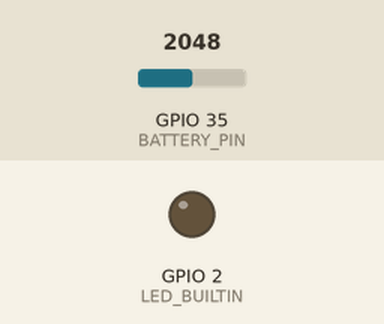
Simulated run of this program. Board: ESP32. Shown: output pins drawn as LEDs (lit = HIGH). The test bench sets the inputs (shaded band); at power-on: GPIO 35 (BATTERY_PIN) = 2048 (analog values on the 0–4095 scale). WiFi joins after 1.5 s; servers stay silent unless stated; uploads are accepted with an empty reply; not simulated (calls return 0 or success): secrets.h; what the program prints to the serial monitor is not drawn.

Above: at 2.7 s.
At 5.45 s:
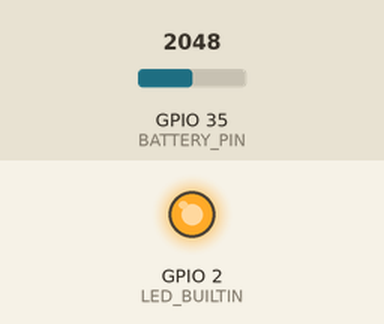
Timing chart, 0 to 6.5 s (numbered marks = the images above):
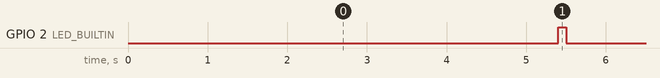

The program:

main.cpp
```cpp
#include <secrets.h>
#include "config.h"
#include <ESPAsyncWebServer.h>
#include "../include/AsyncWebServerHandler.h"
#include "OTASetup.h"
#include "../include/WiFiConnection.h"
#include "../include/LEDFunctions.h"
#include "HomeAssistant.h"

BatteryMonitor battery(BATTERY_PIN);
AsyncWebServerHandler webHandler(HTTP_PORT, &battery);
WiFiConnection wifi(WIFI_SSID, WIFI_PASSWORD);
OTASetup ota(OTA_HOSTNAME, OTA_PASSWORD);

unsigned long previousMillis = 0;
constexpr long interval = 10000;  // 10 seconds

unsigned long previousMillis_http = 0;
constexpr long interval_http = 5000;  // 10 seconds

void setup(){
  Serial.begin(115200);

  pinMode(LED_BUILTIN, OUTPUT);

  wifi.begin();        // Connects to WiFi
  ota.begin();
  webHandler.begin();
}

void loop() {
  wifi.handle();  // reconnect if disconnected
  ota.handle(); // must be called regularly to process OTA events

  const unsigned long currentMillis = millis();

  if (currentMillis - previousMillis_http >= interval_http) {
    previousMillis_http = currentMillis;

    const int percent = battery.getPercentage();
    const float voltage = battery.getVoltage();
    sendBatteryToHA(voltage, percent);

    flashLED(1);
  }
}
```

AsyncWebServerHandler.h
```cpp
#ifndef ASYNC_WEB_SERVER_HANDLER_H
#define ASYNC_WEB_SERVER_HANDLER_H

#include <ESPAsyncWebServer.h>
#include "BatteryMonitor.h"

class AsyncWebServerHandler {
public:
    AsyncWebServerHandler(uint16_t port, BatteryMonitor* batteryMonitor);
    void begin();

private:
    AsyncWebServer server;
    BatteryMonitor* battery;

    static constexpr auto index_html = R"rawliteral(
<!DOCTYPE HTML><html>
<head>
  <title>ESP32 Battery Monitor</title>
  <meta name="viewport" content="width=device-width, initial-scale=1">
  <style>
  body {
    font-family: Arial;
    text-align: center;
    background-color: #121212;
    color: #00FF90;
  }
  h1 {
    margin-top: 40px;
    font-size: 2em;
  }
  .voltage {
    font-size: 2em;
    margin: 10px 0;
  }
  .progress-container {
    width: 80%%;
    background: #333;
    margin: auto;
    border-radius: 10px;
    overflow: hidden;
  }
  .progress-bar {
    height: 30px;
    width: 0%%;
    text-align: center;
    line-height: 30px;
    color: #000;
    transition: width 0.3s, background-color 0.3s;
  }
  </style>
<script>
function fetchVoltage() {
  fetch('/api/battery')
    .then(res => res.json())
    .then(data => {
      const voltage = data.battery_voltage.toFixed(2);
      const percent = data.battery_percent;
      const bar = document.getElementById('percent');

      document.getElementById('voltage').textContent = voltage + ' V';
      bar.textContent = percent + '%%';
      bar.style.width = percent + '%%';

      if (percent >= 60) {
        bar.style.backgroundColor = '#00FF90';
      } else if (percent >= 30) {
        bar.style.backgroundColor = '#FFFF00';
        bar.style.color = '#000000';
      } else {
        bar.style.backgroundColor = '#FF4040';
        bar.style.color = '#FFFFFF';
      }
    });
}
setInterval(fetchVoltage, 5000);
window.onload = fetchVoltage;
</script>
</head>
<body><h1>Battery Monitor</h1>
<div class='voltage'>Voltage: <span id='voltage'>...</span></div>
<div class='progress-container'>
  <div class='progress-bar' id='percent'>...</div>
</div>
<script>
function logoutButton() {
  var xhr = new XMLHttpRequest();
  xhr.open("GET", "/logout", true);
  xhr.send();
  setTimeout(function(){ window.open("/logged-out","_self"); }, 1000);
}
</script>
</body>
</html>
)rawliteral";

    static constexpr auto logout_html = R"rawliteral(
<!DOCTYPE HTML><html>
<head><meta name="viewport" content="width=device-width, initial-scale=1"></head>
<body>
  <p>Logged out or <a href="/">return to homepage</a>.</p>
  <p><strong>Note:</strong> close all web browser tabs to complete the logout process.</p>
</body>
</html>
)rawliteral";
};

#endif
```

BatteryMonitor.h
```cpp
//
// Created by sasch on 01.08.2025.
//

#ifndef BATTERY_MONITOR_H
#define BATTERY_MONITOR_H

#include <Arduino.h>

class BatteryMonitor {
public:
    BatteryMonitor(uint8_t pin);

    float getVoltage() const;             // Get actual battery voltage
    int getPercentage() const;            // Get battery percentage

private:
    uint8_t batteryPin;
    const float maxVoltage = 4.2;   // Full battery voltage
    const float minVoltage = 3.0;   // Empty battery voltage
};

#endif
```

HomeAssistant.h
```cpp
//
// Created by sasch on 29.07.2025.
//

#ifndef HOMEASSISTANT_H
#define HOMEASSISTANT_H
#include <WString.h>

String createSensorPayload(const String& state, const String& unit, const String& name);
bool isHttpOk(int code, const int* validCodes, size_t len);
void sendPercentageToHA(int percent);
void sendVoltageToHA(float voltage);
void sendBatteryToHA(float voltage, int percent);

#endif //HOMEASSISTANT_H
```

LEDFunctions.h
```cpp
//
// Created by sasch on 29.07.2025.
//

#ifndef LEDFUNCTIONS_H
#define LEDFUNCTIONS_H

void flashLED(int times, int delayMs = 100);

#endif //LEDFUNCTIONS_H
```

OTASetup.h
```cpp
//
// Created by sasch on 01.08.2025.
//

#ifndef OTA_SETUP_H
#define OTA_SETUP_H

#include <ArduinoOTA.h>

class OTASetup {
public:
    OTASetup(const char* hostname, const char* password);

    void begin() const;

    static void handle();  // Call this regularly in loop()

private:
    const char* hostname;
    const char* password;
};

#endif // OTA_SETUP_H
```

WiFiConnection.h
```cpp
#ifndef WIFI_CONNECTION_H
#define WIFI_CONNECTION_H

#include <WiFi.h>
#include <IPAddress.h>

class WiFiConnection {
public:
    WiFiConnection(const char* ssid, const char* password);

    void begin() const;    // Start WiFi connection
    void handle();   // Call regularly in loop() to check and reconnect if disconnected

private:
    const char* ssid;
    const char* password;

    const IPAddress localIP   = IPAddress(192, 168, 137, 130);
    const IPAddress gateway   = IPAddress(192, 168, 137, 253);
    const IPAddress subnet    = IPAddress(255, 255, 255, 0);
    const IPAddress primaryDNS   = IPAddress(8, 8, 8, 8);
    const IPAddress secondaryDNS = IPAddress(1, 1, 1, 1);

    unsigned long lastCheck = 0;
    const unsigned long checkInterval = 5000; // check every 5 seconds

    void connectWiFi() const;
};

#endif // WIFI_CONNECTION_H
```

AsyncWebServerHandler.cpp
```cpp
//
// Created by sasch on 01.08.2025.
//
#include "../include/AsyncWebServerHandler.h"
#include "secrets.h"

AsyncWebServerHandler::AsyncWebServerHandler(const uint16_t port, BatteryMonitor* batteryMonitor)
  : server(port), battery(batteryMonitor) {}

void AsyncWebServerHandler::begin() {
    server.on("/", HTTP_GET, [this](AsyncWebServerRequest *request){
        if(!request->authenticate(HTTP_USERNAME, HTTP_PASSWORD))
            return request->requestAuthentication();
        request->send(200, "text/html", index_html);
    });

    server.on("/logout", HTTP_GET, [](AsyncWebServerRequest *request){
        request->send(401);
    });

    server.on("/logged-out", HTTP_GET, [](AsyncWebServerRequest *request){
        request->send(200, "text/html", logout_html);
    });

    server.on("/api/battery", HTTP_GET, [this](AsyncWebServerRequest *request){
        if(!request->authenticate(HTTP_USERNAME, HTTP_PASSWORD))
            return request->requestAuthentication();

        float voltage = battery->getVoltage();
        int percent = battery->getPercentage();
        String json = "{\"battery_voltage\": " + String(voltage, 2) + ", \"battery_percent\": " + String(percent) + "}";
        request->send(200, "application/json", json);
    });

    server.begin();
}
```

BatteryMonitor.cpp
```cpp
//
// Created by sasch on 01.08.2025.
//

#include "../include/BatteryMonitor.h"

BatteryMonitor::BatteryMonitor(uint8_t pin) : batteryPin(pin) {
    analogReadResolution(12); // For ESP32 or boards with >10-bit ADC
}

float BatteryMonitor::getVoltage() const {
    const int raw = analogRead(batteryPin);
    const float voltage = (raw / 4095.0) * 3.3;
    return voltage * 2; // Adjust based on voltage divider (e.g., 100k/100k)
}

int BatteryMonitor::getPercentage() const {
    const float voltage = getVoltage();
    const int percent = (voltage - minVoltage) / (maxVoltage - minVoltage) * 100;
    return constrain(percent, 0, 100);
}
```

HomeAssistant.cpp
```cpp
//
// Created by sasch on 29.07.2025.
//

#include "HomeAssistant.h"

#include <HTTPClient.h>
#include <WString.h>

#include "secrets.h"

auto ha_server = HA_SERVER;
auto ha_token = HA_TOKEN;

int validCodes[] = {200, 201};

String createSensorPayload(const String& state, const String& unit, const String& name) {
    String payload = "{";
    payload += R"("state": ")" + state + "\",";
    payload += "\"attributes\": {";
    payload += R"("unit_of_measurement": ")" + unit + "\",";
    payload += R"("friendly_name": ")" + name + "\"";
    payload += "}}";
    return payload;
}


bool isHttpOk(int code, const int* validCodes, const size_t len) {
  for (size_t i = 0; i < len; ++i) {
    if (code == validCodes[i]) return true;
  }
  return false;
}

void sendPercentageToHA(const int percent) {
  HTTPClient http;

  String url_percentage = String(ha_server) + "/api/states/sensor.esp32_battery";

  String payload_percentage = createSensorPayload(String(percent), "%", "ESP32 Battery Level");

  http.begin(url_percentage);
  http.addHeader("Content-Type", "application/json");
  http.addHeader("Authorization", "Bearer " + String(ha_token));

  int httpResponseCode_percentage = http.POST(payload_percentage);

  if (httpResponseCode_percentage > 0) {
    bool http_ok = isHttpOk(httpResponseCode_percentage, validCodes, sizeof(validCodes)/sizeof(validCodes[0]));

    String response = http.getString();

    Serial.print("http-ok (percentage): ");
    Serial.println(http_ok);
    Serial.println(response);
  } else {
    Serial.printf("Error sending data to HA: %s\n", http.errorToString(httpResponseCode_percentage).c_str());
  }
  http.end();
}

void sendVoltageToHA(const float voltage) {
  HTTPClient http;

  String url_voltage = String(ha_server) + "/api/states/sensor.esp32_battery_voltage";

  String payload_voltage = createSensorPayload(String(voltage), "V", "ESP32 Battery Voltage");

  http.begin(url_voltage);
  http.addHeader("Content-Type", "application/json");
  http.addHeader("Authorization", "Bearer " + String(ha_token));

  int httpResponseCode_voltage = http.POST(payload_voltage);

  if (httpResponseCode_voltage > 0) {
    bool http_ok = isHttpOk(httpResponseCode_voltage, validCodes, sizeof(validCodes)/sizeof(validCodes[0]));

    String response_voltage = http.getString();

    Serial.print("http-ok (voltage): ");
    Serial.println(http_ok);
  } else {
    Serial.printf("Error sending data to HA: %s\n", http.errorToString(httpResponseCode_voltage).c_str());
  }
  http.end();
}

void sendBatteryToHA(const float voltage, const int percent) {
  if (WiFi.status() != WL_CONNECTED) {
    Serial.println("WiFi not connected, cannot send data to HA");
    return;
  }

  sendPercentageToHA(percent);
  sendVoltageToHA(voltage);
}
```

LEDFunctions.cpp
```cpp
//
// Created by sasch on 29.07.2025.
//

#include "Arduino.h"
#include "LEDFunctions.h"

void flashLED(const int times, const int delayMs) {
    for (int i = 0; i < times; i++) {
        digitalWrite(LED_BUILTIN, HIGH);
        delay(delayMs);
        digitalWrite(LED_BUILTIN, LOW);
        delay(delayMs);
    }
}
```

OTASetup.cpp
```cpp
//
// Created by sasch on 01.08.2025.
//

#include "../include/OTASetup.h"
#include <Arduino.h>

OTASetup::OTASetup(const char* hostname, const char* password)
    : hostname(hostname), password(password) {}

void OTASetup::begin() const {
    ArduinoOTA.setHostname(hostname);
    ArduinoOTA.setPassword(password);

    ArduinoOTA.onStart([]() {
        Serial.println("Start updating...");
    });

    ArduinoOTA.onEnd([]() {
        Serial.println("\nUpdate finished.");
    });

    ArduinoOTA.onProgress([](const unsigned int progress, const unsigned int total) {
        Serial.printf("Progress: %u%%\r", (progress * 100) / total);
    });

    ArduinoOTA.onError([](ota_error_t error) {
        Serial.printf("Error[%u]: ", error);
        if (error == OTA_AUTH_ERROR) Serial.println("Auth Failed");
        else if (error == OTA_BEGIN_ERROR) Serial.println("Begin Failed");
        else if (error == OTA_CONNECT_ERROR) Serial.println("Connect Failed");
        else if (error == OTA_RECEIVE_ERROR) Serial.println("Receive Failed");
        else if (error == OTA_END_ERROR) Serial.println("End Failed");
    });

    ArduinoOTA.begin();
    Serial.println("OTA Ready");
}

void OTASetup::handle() {
    ArduinoOTA.handle();
}
```

WiFiConnection.cpp
```cpp
#include "../include/WiFiConnection.h"
#include <LEDFunctions.h>

WiFiConnection::WiFiConnection(const char* ssid, const char* password)
    : ssid(ssid), password(password) {}

void WiFiConnection::begin() const {
    if (!WiFi.config(localIP, gateway, subnet, primaryDNS, secondaryDNS)) {
        Serial.println("⚠️ Failed to configure static IP");
    }

    connectWiFi();
}

void WiFiConnection::connectWiFi() const {
    if (WiFi.status() == WL_CONNECTED) return;

    Serial.print("🔌 Connecting to WiFi: ");
    Serial.println(ssid);

    WiFi.begin(ssid, password);
}

void WiFiConnection::handle() {
    const unsigned long now = millis();
    if (now - lastCheck < checkInterval) return;
    lastCheck = now;

    if (WiFi.status() != WL_CONNECTED) {
        flashLED(4);
        Serial.println("⚠️ WiFi disconnected, reconnecting...");
        connectWiFi();
    }
}
```

config.h
```cpp
//
// Created by sasch on 29.07.2025.
//
#pragma once
#include <secrets.h>
#ifndef CONFIG_H
#define CONFIG_H

// #define LED_BUILTIN 2  // Usually GPIO 2 on HUZZAH32
#define BATTERY_PIN 35  // GPIO35 (A13)
#define HTTP_PORT 80
#define OTA_HOSTNAME "esp32-battery"
#define OTA_PASSWORD OTA_PASSWD
#define DEVICE_UUID        "b18f2e3f-8409-4648-8ef9-23f03430c3f8"
#endif //CONFIG_H
```

Measured:
- by itself, GPIO 2 (LED_BUILTIN): alternates HIGH for 0.10 s and LOW for 4.9 s
